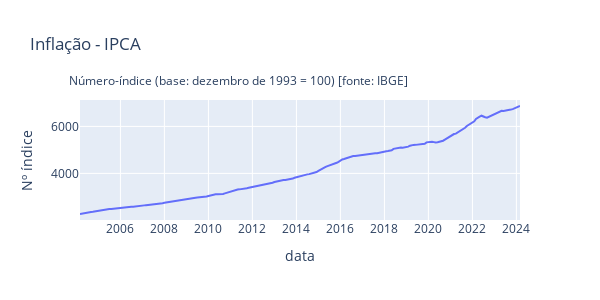

Notebook code for this chart:
### Code cell
import plotly.graph_objects as go

fig = go.Figure()

fig.add_trace(go.Scatter(
    x=dados.index,  # Usa o índice 'data' como eixo x
    y=dados['valor'],
    mode='lines',  # Define o tipo de gráfico como linha
    name='IPCA'  # Nome da série (opcional)
))

fig.update_layout(
    title='Inflação - IPCA',
    xaxis_title="data", yaxis_title="Nº índice",
    xaxis_tickformat="%Y", xaxis_dtick="M24",  # Intervalo de ticks a cada 24 meses (2 anos)
    width=600, height=300,
    annotations=[dict(
        text="Número-índice (base: dezembro de 1993 = 100) [fonte: IBGE]",
        showarrow=False,
        xref="paper", yref="paper",
        x=.75, y=1.25,  # Posição do subtítulo
        xanchor="right", yanchor="top"  # Ancoragem do subtítulo
    )]
 )

fig.show()

### Figure 1 — Plotly figure (JSON) as saved in the notebook; plotly's stock layout.template omitted (floating-point values rounded to 4 significant figures; data arrays with more than 128 entries replaced by an {"elided": "..."} marker saying what was removed)
{"data": [{"mode": "lines", "name": "IPCA", "type": "scatter", "x": {"elided": "241 str values"}, "y": {"elided": "241 float values"}}], "layout": {"annotations": [{"showarrow": false, "text": "Número-índice (base: dezembro de 1993 = 100) [fonte: IBGE]", "x": 0.75, "xanchor": "right", "xref": "paper", "y": 1.25, "yanchor": "top", "yref": "paper"}], "height": 300, "title": {"text": "Inflação - IPCA"}, "width": 600, "xaxis": {"dtick": "M24", "tickformat": "%Y", "title": {"text": "data"}}, "yaxis": {"title": {"text": "Nº índice"}}}}
